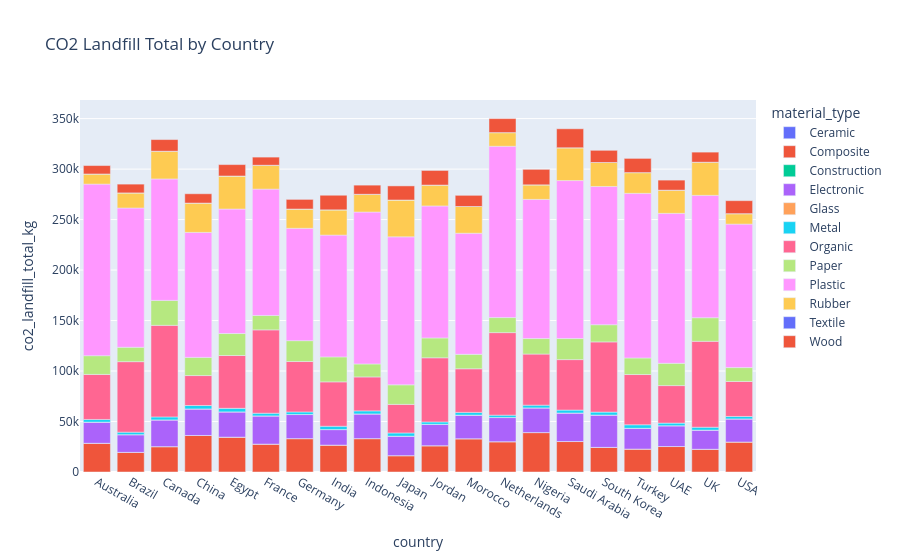

Notebook source saved alongside this figure:
### Code cell
fig = px.bar(
    geo_df,
    x='country',
    y='co2_landfill_total_kg',
    title='CO2 Landfill Total by Country',
    color= 'material_type'
    
)

fig.show()

### Figure 1 — Plotly figure (JSON) as saved in the notebook; plotly's stock layout.template omitted (floating-point values rounded to 4 significant figures)
{"data": [{"hovertemplate": "material_type=Ceramic<br>country=%{x}<br>co2_landfill_total_kg=%{y}<extra></extra>", "legendgroup": "Ceramic", "marker": {"color": "#636efa", "pattern": {"shape": ""}}, "name": "Ceramic", "orientation": "v", "showlegend": true, "textposition": "auto", "type": "bar", "x": ["Australia", "Brazil", "Canada", "China", "Egypt", "France", "Germany", "India", "Indonesia", "Japan", "Jordan", "Morocco", "Netherlands", "Nigeria", "Saudi Arabia", "South Korea", "Turkey", "UAE", "UK", "USA"], "xaxis": "x", "y": [0.0, 0.0, 0.0, 0.0, 0.0, 0.0, 0.0, 0.0, 0.0, 0.0, 0.0, 0.0, 0.0, 0.0, 0.0, 0.0, 0.0, 0.0, 0.0, 0.0], "yaxis": "y"}, {"hovertemplate": "material_type=Composite<br>country=%{x}<br>co2_landfill_total_kg=%{y}<extra></extra>", "legendgroup": "Composite", "marker": {"color": "#EF553B", "pattern": {"shape": ""}}, "name": "Composite", "orientation": "v", "showlegend": true, "textposition": "auto", "type": "bar", "x": ["Australia", "Brazil", "Canada", "China", "Egypt", "France", "Germany", "India", "Indonesia", "Japan", "Jordan", "Morocco", "Netherlands", "Nigeria", "Saudi Arabia", "South Korea", "Turkey", "UAE", "UK", "USA"], "xaxis": "x", "y": [28430.0, 19440.0, 25110.0, 36180.0, 34520.0, 27620.0, 33060.0, 26640.0, 33070.0, 16180.0, 26030.0, 32930.0, 30000.0, 39050.0, 30190.0, 24390.0, 22710.0, 25230.0, 22530.0, 29700.0], "yaxis": "y"}, {"hovertemplate": "material_type=Construction<br>country=%{x}<br>co2_landfill_total_kg=%{y}<extra></extra>", "legendgroup": "Construction", "marker": {"color": "#00cc96", "pattern": {"shape": ""}}, "name": "Construction", "orientation": "v", "showlegend": true, "textposition": "auto", "type": "bar", "x": ["Australia", "Brazil", "Canada", "China", "Egypt", "France", "Germany", "India", "Indonesia", "Japan", "Jordan", "Morocco", "Netherlands", "Nigeria", "Saudi Arabia", "South Korea", "Turkey", "UAE", "UK", "USA"], "xaxis": "x", "y": [0.0, 0.0, 0.0, 0.0, 0.0, 0.0, 0.0, 0.0, 0.0, 0.0, 0.0, 0.0, 0.0, 0.0, 0.0, 0.0, 0.0, 0.0, 0.0, 0.0], "yaxis": "y"}, {"hovertemplate": "material_type=Electronic<br>country=%{x}<br>co2_landfill_total_kg=%{y}<extra></extra>", "legendgroup": "Electronic", "marker": {"color": "#ab63fa", "pattern": {"shape": ""}}, "name": "Electronic", "orientation": "v", "showlegend": true, "textposition": "auto", "type": "bar", "x": ["Australia", "Brazil", "Canada", "China", "Egypt", "France", "Germany", "India", "Indonesia", "Japan", "Jordan", "Morocco", "Netherlands", "Nigeria", "Saudi Arabia", "South Korea", "Turkey", "UAE", "UK", "USA"], "xaxis": "x", "y": [20920.0, 17530.0, 26480.0, 26270.0, 25020.0, 27940.0, 23870.0, 15380.0, 24450.0, 19320.0, 21180.0, 23380.0, 23940.0, 24440.0, 28250.0, 32030.0, 20590.0, 20590.0, 18970.0, 22870.0], "yaxis": "y"}, {"hovertemplate": "material_type=Glass<br>country=%{x}<br>co2_landfill_total_kg=%{y}<extra></extra>", "legendgroup": "Glass", "marker": {"color": "#FFA15A", "pattern": {"shape": ""}}, "name": "Glass", "orientation": "v", "showlegend": true, "textposition": "auto", "type": "bar", "x": ["Australia", "Brazil", "Canada", "China", "Egypt", "France", "Germany", "India", "Indonesia", "Japan", "Jordan", "Morocco", "Netherlands", "Nigeria", "Saudi Arabia", "South Korea", "Turkey", "UAE", "UK", "USA"], "xaxis": "x", "y": [0.0, 0.0, 0.0, 0.0, 0.0, 0.0, 0.0, 0.0, 0.0, 0.0, 0.0, 0.0, 0.0, 0.0, 0.0, 0.0, 0.0, 0.0, 0.0, 0.0], "yaxis": "y"}, {"hovertemplate": "material_type=Metal<br>country=%{x}<br>co2_landfill_total_kg=%{y}<extra></extra>", "legendgroup": "Metal", "marker": {"color": "#19d3f3", "pattern": {"shape": ""}}, "name": "Metal", "orientation": "v", "showlegend": true, "textposition": "auto", "type": "bar", "x": ["Australia", "Brazil", "Canada", "China", "Egypt", "France", "Germany", "India", "Indonesia", "Japan", "Jordan", "Morocco", "Netherlands", "Nigeria", "Saudi Arabia", "South Korea", "Turkey", "UAE", "UK", "USA"], "xaxis": "x", "y": [2677.0, 2486.0, 2967.0, 3422.0, 3523.0, 2650.0, 2551.0, 3289.0, 3007.0, 3170.0, 2366.0, 2733.0, 2350.0, 2701.0, 2899.0, 2915.0, 3472.0, 2620.0, 2845.0, 2461.0], "yaxis": "y"}, {"hovertemplate": "material_type=Organic<br>country=%{x}<br>co2_landfill_total_kg=%{y}<extra></extra>", "legendgroup": "Organic", "marker": {"color": "#FF6692", "pattern": {"shape": ""}}, "name": "Organic", "orientation": "v", "showlegend": true, "textposition": "auto", "type": "bar", "x": ["Australia", "Brazil", "Canada", "China", "Egypt", "France", "Germany", "India", "Indonesia", "Japan", "Jordan", "Morocco", "Netherlands", "Nigeria", "Saudi Arabia", "South Korea", "Turkey", "UAE", "UK", "USA"], "xaxis": "x", "y": [44600.0, 69830.0, 90680.0, 29650.0, 52320.0, 82570.0, 49940.0, 43960.0, 33640.0, 28290.0, 63540.0, 43200.0, 81770.0, 50620.0, 49990.0, 69510.0, 49770.0, 37150.0, 85090.0, 34630.0], "yaxis": "y"}, {"hovertemplate": "material_type=Paper<br>country=%{x}<br>co2_landfill_total_kg=%{y}<extra></extra>", "legendgroup": "Paper", "marker": {"color": "#B6E880", "pattern": {"shape": ""}}, "name": "Paper", "orientation": "v", "showlegend": true, "textposition": "auto", "type": "bar", "x": ["Australia", "Brazil", "Canada", "China", "Egypt", "France", "Germany", "India", "Indonesia", "Japan", "Jordan", "Morocco", "Netherlands", "Nigeria", "Saudi Arabia", "South Korea", "Turkey", "UAE", "UK", "USA"], "xaxis": "x", "y": [18550.0, 14260.0, 24730.0, 17960.0, 21760.0, 14250.0, 20670.0, 24740.0, 12870.0, 19360.0, 19670.0, 14300.0, 14890.0, 15370.0, 20860.0, 17030.0, 16390.0, 22080.0, 23380.0, 13750.0], "yaxis": "y"}, {"hovertemplate": "material_type=Plastic<br>country=%{x}<br>co2_landfill_total_kg=%{y}<extra></extra>", "legendgroup": "Plastic", "marker": {"color": "#FF97FF", "pattern": {"shape": ""}}, "name": "Plastic", "orientation": "v", "showlegend": true, "textposition": "auto", "type": "bar", "x": ["Australia", "Brazil", "Canada", "China", "Egypt", "France", "Germany", "India", "Indonesia", "Japan", "Jordan", "Morocco", "Netherlands", "Nigeria", "Saudi Arabia", "South Korea", "Turkey", "UAE", "UK", "USA"], "xaxis": "x", "y": [170000.0, 138000.0, 120300.0, 123800.0, 123300.0, 125100.0, 111300.0, 120600.0, 150500.0, 146600.0, 130700.0, 120000.0, 169700.0, 137800.0, 156500.0, 136900.0, 163100.0, 148500.0, 121200.0, 142100.0], "yaxis": "y"}, {"hovertemplate": "material_type=Rubber<br>country=%{x}<br>co2_landfill_total_kg=%{y}<extra></extra>", "legendgroup": "Rubber", "marker": {"color": "#FECB52", "pattern": {"shape": ""}}, "name": "Rubber", "orientation": "v", "showlegend": true, "textposition": "auto", "type": "bar", "x": ["Australia", "Brazil", "Canada", "China", "Egypt", "France", "Germany", "India", "Indonesia", "Japan", "Jordan", "Morocco", "Netherlands", "Nigeria", "Saudi Arabia", "South Korea", "Turkey", "UAE", "UK", "USA"], "xaxis": "x", "y": [10030.0, 14940.0, 27460.0, 29010.0, 32680.0, 23640.0, 19080.0, 25000.0, 17570.0, 36470.0, 20650.0, 26480.0, 13500.0, 14410.0, 32450.0, 23740.0, 20520.0, 22970.0, 32830.0, 10340.0], "yaxis": "y"}, {"hovertemplate": "material_type=Textile<br>country=%{x}<br>co2_landfill_total_kg=%{y}<extra></extra>", "legendgroup": "Textile", "marker": {"color": "#636efa", "pattern": {"shape": ""}}, "name": "Textile", "orientation": "v", "showlegend": true, "textposition": "auto", "type": "bar", "x": ["Australia", "Brazil", "Canada", "China", "Egypt", "France", "Germany", "India", "Indonesia", "Japan", "Jordan", "Morocco", "Netherlands", "Nigeria", "Saudi Arabia", "South Korea", "Turkey", "UAE", "UK", "USA"], "xaxis": "x", "y": [0.0, 0.0, 0.0, 0.0, 0.0, 0.0, 0.0, 0.0, 0.0, 0.0, 0.0, 0.0, 0.0, 0.0, 0.0, 0.0, 0.0, 0.0, 0.0, 0.0], "yaxis": "y"}, {"hovertemplate": "material_type=Wood<br>country=%{x}<br>co2_landfill_total_kg=%{y}<extra></extra>", "legendgroup": "Wood", "marker": {"color": "#EF553B", "pattern": {"shape": ""}}, "name": "Wood", "orientation": "v", "showlegend": true, "textposition": "auto", "type": "bar", "x": ["Australia", "Brazil", "Canada", "China", "Egypt", "France", "Germany", "India", "Indonesia", "Japan", "Jordan", "Morocco", "Netherlands", "Nigeria", "Saudi Arabia", "South Korea", "Turkey", "UAE", "UK", "USA"], "xaxis": "x", "y": [8348.0, 8705.0, 11550.0, 9239.0, 11330.0, 8077.0, 9581.0, 14470.0, 9076.0, 13980.0, 14500.0, 11050.0, 13890.0, 15360.0, 18820.0, 12070.0, 14100.0, 9957.0, 9993.0, 12880.0], "yaxis": "y"}], "layout": {"barmode": "relative", "legend": {"title": {"text": "material_type"}, "tracegroupgap": 0}, "title": {"text": "CO2 Landfill Total by Country"}, "xaxis": {"anchor": "y", "domain": [0, 1], "title": {"text": "country"}}, "yaxis": {"anchor": "x", "domain": [0, 1], "title": {"text": "co2_landfill_total_kg"}}}}
